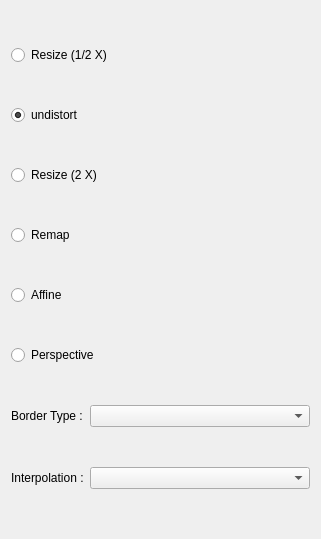
<?xml version="1.0" encoding="UTF-8"?>
<ui version="4.0">
 <class>PluginGui</class>
 <widget class="QWidget" name="PluginGui">
  <property name="geometry">
   <rect>
    <x>0</x>
    <y>0</y>
    <width>321</width>
    <height>539</height>
   </rect>
  </property>
  <property name="windowTitle">
   <string>Form</string>
  </property>
  <layout class="QGridLayout" name="gridLayout">
   <item row="0" column="0" colspan="2">
    <widget class="QRadioButton" name="resizeHalfRadio">
     <property name="text">
      <string>Resize (1/2 X)</string>
     </property>
     <property name="checked">
      <bool>false</bool>
     </property>
    </widget>
   </item>
   <item row="1" column="0" colspan="2">
    <widget class="QRadioButton" name="undistort">
     <property name="acceptDrops">
      <bool>false</bool>
     </property>
     <property name="text">
      <string>undistort</string>
     </property>
     <property name="checked">
      <bool>true</bool>
     </property>
    </widget>
   </item>
   <item row="2" column="0" colspan="2">
    <widget class="QRadioButton" name="resizeDoubleRadio">
     <property name="text">
      <string>Resize (2 X)</string>
     </property>
    </widget>
   </item>
   <item row="3" column="0">
    <widget class="QRadioButton" name="remapRadio">
     <property name="text">
      <string>Remap</string>
     </property>
    </widget>
   </item>
   <item row="4" column="0">
    <widget class="QRadioButton" name="affineRadio">
     <property name="text">
      <string>Affine</string>
     </property>
    </widget>
   </item>
   <item row="5" column="0" colspan="2">
    <widget class="QRadioButton" name="perspectiveRadio">
     <property name="text">
      <string>Perspective</string>
     </property>
    </widget>
   </item>
   <item row="6" column="0">
    <widget class="QLabel" name="label">
     <property name="sizePolicy">
      <sizepolicy hsizetype="Fixed" vsizetype="Preferred">
       <horstretch>0</horstretch>
       <verstretch>0</verstretch>
      </sizepolicy>
     </property>
     <property name="text">
      <string>Border Type :</string>
     </property>
    </widget>
   </item>
   <item row="6" column="1">
    <widget class="QComboBox" name="borderTypeCombo"/>
   </item>
   <item row="7" column="0">
    <widget class="QLabel" name="label_2">
     <property name="sizePolicy">
      <sizepolicy hsizetype="Fixed" vsizetype="Preferred">
       <horstretch>0</horstretch>
       <verstretch>0</verstretch>
      </sizepolicy>
     </property>
     <property name="text">
      <string>Interpolation :</string>
     </property>
    </widget>
   </item>
   <item row="7" column="1">
    <widget class="QComboBox" name="interpolationCombo"/>
   </item>
  </layout>
 </widget>
 <resources/>
 <connections/>
</ui>
